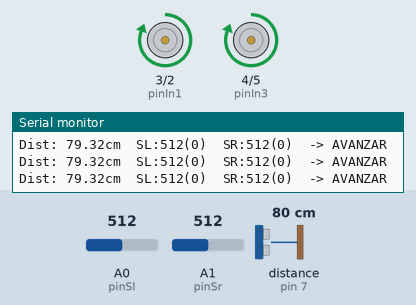
Simulated run of this sketch. Board: Arduino Uno, built with avr-gcc and run on an emulated ATmega328P. Shown: motor-driver pin pairs drawn as motors (green arrow = first pin HIGH = forward, orange = second pin HIGH = backward, longer = more drive), the last lines printed to the serial monitor. Wiring (inferred from the names in the program): ultrasonic range finder: trigger pin 6; echo pin 7. The test bench sets the inputs (shaded band); at power-on: distance to the obstacle (sensor on pin 7) 80 cm, A1 (pinSr) = 512, A0 (pinSl) = 512. The echo pulse lasts 58.3 µs per cm.

Above: at 1.2 s.
1.3 s: distance to the obstacle (sensor on pin 7) set to 27 cm
4.3 s: distance to the obstacle (sensor on pin 7) set to 24 cm
At 4.9 s:
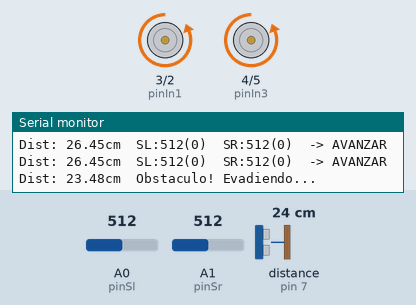
7.3 s: distance to the obstacle (sensor on pin 7) set to 35 cm
At 7.8 s:
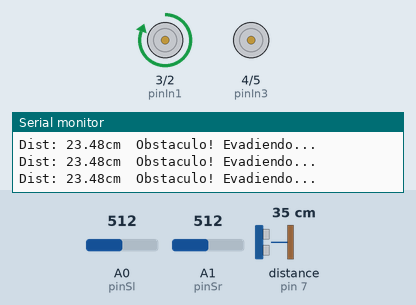
10.3 s: A1 (pinSr) set to 5
13.3 s: A1 (pinSr) set to 2
At 13.7 s:
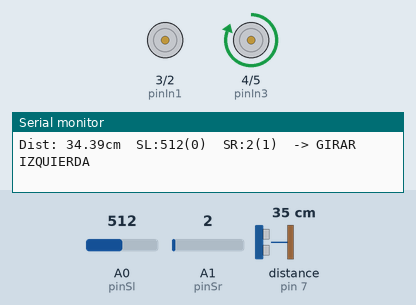
14.8 s: A0 (pinSl) set to 109
17.8 s: A0 (pinSl) set to 92
Timing chart, 0 to 20.8 s (numbered marks = the images above; inputs shaded):
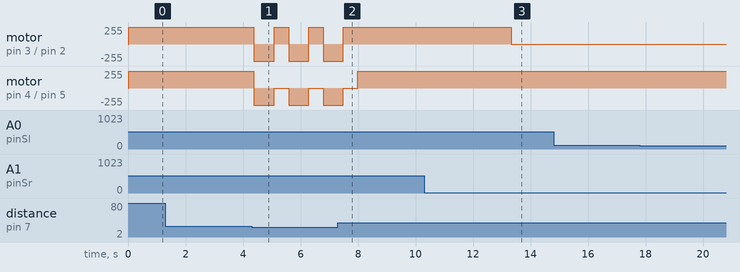

Measured:
- the behaviour switches between 26 and 25 cm on distance to the obstacle (sensor on pin 7) (found by bisection; images 0 and 1)
- the behaviour switches between 4 and 3 on A1 (pinSr) (found by bisection; images 2 and 3)
- after the input at 4.3 s, motor on pin 3 (pinIn1) / pin 2 (pinIn2): alternates forward 255/255 for 0.50 s and backward 255/255 for 0.70 s, starting after 0.08 s; motor on pin 4 (pinIn3) / pin 5 (pinIn4): alternates backward 255/255 for 0.70 s and stopped for 0.50 s, starting after 0.08 s
- after the input at 7.3 s, motor on pin 3 (pinIn1) / pin 2 (pinIn2): goes on until 7.5 s, then stays forward 255/255
- after the input at 13.3 s, motor on pin 3 (pinIn1) / pin 2 (pinIn2): forward 255/255 → stopped at once

The sketch:

seguidorLinea03.ino
```cpp
// =====================================================
// seguidorLinea03 — Seguidor de Línea + Evasor HC-SR04
// Arduino UNO + L293D + HC-SR04 + 2 sensores IR
// =====================================================
// Hardware:
//   sensorIzq (SL) = A0     sensorDer (SR) = A1
//   motorIzq: pinIn1=3, pinIn2=2
//   motorDer: pinIn3=4, pinIn4=5
//   HC-SR04: pinTrigger=6, pinEcho=7
//   Enable L293D conectado a 5V
//
// Novedad respecto a 02:
//   - Agrega sensor ultrasonico HC-SR04
//   - Si hay obstaculo al frente → retrocede + gira derecha
//   - millis() controla el intervalo de muestreo
// =====================================================

const int pinSl      = A0;
const int pinSr      = A1;
const int pinIn1     = 3;
const int pinIn2     = 2;
const int pinIn3     = 4;
const int pinIn4     = 5;
const int pinTrigger = 6;
const int pinEcho    = 7;

const int          umbral      = 4;    // ADC — negro si lectura < umbral
const int          distMin     = 25;   // cm  — distancia minima para evadir
const int          tRetroceso  = 700;  // ms  — tiempo de retroceso
const int          tGiro       = 500;  // ms  — tiempo de giro evasivo
const unsigned long intervaloMs = 20;  // ms  — periodo de muestreo (50 Hz)

unsigned long tAnterior = 0;

// ── Movimiento ────────────────────────────────────

void avanzar() {
  digitalWrite(pinIn1, HIGH); digitalWrite(pinIn2, LOW);
  digitalWrite(pinIn3, HIGH); digitalWrite(pinIn4, LOW);
}

void retroceder() {
  digitalWrite(pinIn1, LOW); digitalWrite(pinIn2, HIGH);
  digitalWrite(pinIn3, LOW); digitalWrite(pinIn4, HIGH);
}

void girarDerecha() {
  digitalWrite(pinIn1, HIGH); digitalWrite(pinIn2, LOW);
  digitalWrite(pinIn3, LOW);  digitalWrite(pinIn4, LOW);
}

void girarIzquierda() {
  digitalWrite(pinIn1, LOW);  digitalWrite(pinIn2, LOW);
  digitalWrite(pinIn3, HIGH); digitalWrite(pinIn4, LOW);
}

void detener() {
  digitalWrite(pinIn1, LOW); digitalWrite(pinIn2, LOW);
  digitalWrite(pinIn3, LOW); digitalWrite(pinIn4, LOW);
}

// ── Ultrasonido ───────────────────────────────────

float medirDistancia() {
  digitalWrite(pinTrigger, LOW);  delayMicroseconds(2);
  digitalWrite(pinTrigger, HIGH); delayMicroseconds(10);
  digitalWrite(pinTrigger, LOW);
  long duracion = pulseIn(pinEcho, HIGH, 25000);
  return duracion == 0 ? 999.0 : duracion * 0.034 / 2.0;
}

// ── Evasión simple (fija: retrocede + gira derecha) ──

void evitarObstaculo() {
  Serial.println("Obstaculo! Evadiendo...");
  detener();
  retroceder(); delay(tRetroceso);
  girarDerecha(); delay(tGiro);
  detener();
}

// ── Seguimiento de línea ──────────────────────────

void seguirLinea() {
  int  valSl = analogRead(pinSl);
  int  valSr = analogRead(pinSr);
  bool sl    = valSl < umbral;
  bool sr    = valSr < umbral;

  Serial.print("SL:"); Serial.print(valSl);
  Serial.print("("); Serial.print(sl); Serial.print(")  ");
  Serial.print("SR:"); Serial.print(valSr);
  Serial.print("("); Serial.print(sr); Serial.print(")  ");

  if      (!sl && !sr) { avanzar();        Serial.println("-> AVANZAR");         }
  else if (!sl &&  sr) { girarIzquierda(); Serial.println("-> GIRAR IZQUIERDA"); }
  else if ( sl && !sr) { girarDerecha();   Serial.println("-> GIRAR DERECHA");   }
  else                 { detener();        Serial.println("-> DETENER");          }
}

// ─────────────────────────────────────────────────

void setup() {
  pinMode(pinIn1, OUTPUT); pinMode(pinIn2, OUTPUT);
  pinMode(pinIn3, OUTPUT); pinMode(pinIn4, OUTPUT);
  pinMode(pinTrigger, OUTPUT);
  pinMode(pinEcho, INPUT);
  Serial.begin(9600);
}

void loop() {
  unsigned long tAhora = millis();
  if (tAhora - tAnterior >= intervaloMs) {
    tAnterior = tAhora;

    float distancia = medirDistancia();
    Serial.print("Dist: "); Serial.print(distancia); Serial.print("cm  ");

    if (distancia < distMin) {
      evitarObstaculo();
      return;
    }

    seguirLinea();
  }
}
```
